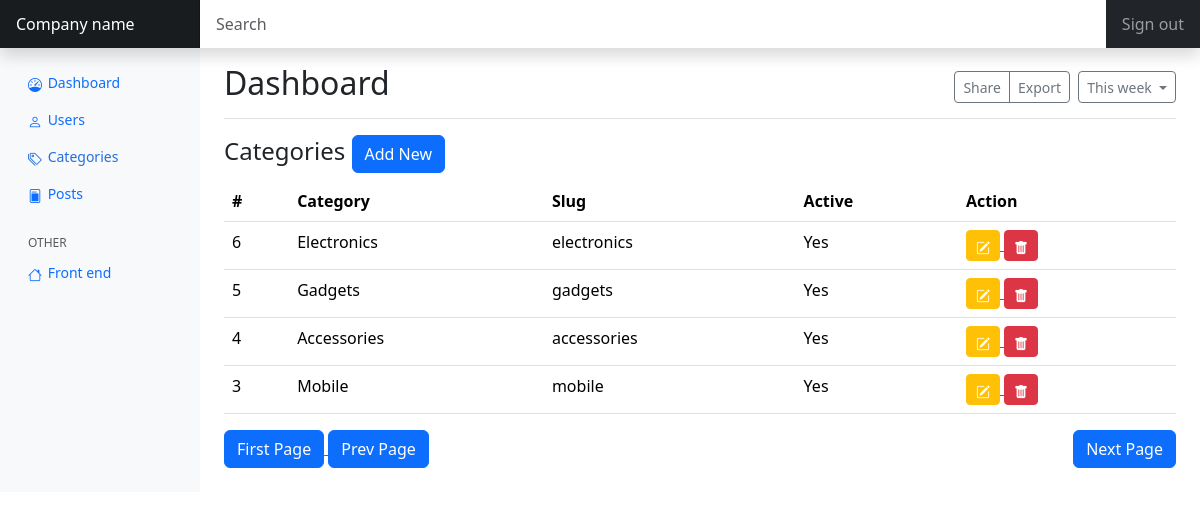
Page /public/admin/categories (signed in) on the committed database.
### tables this page shows
CREATE TABLE `categories` (
  `id` int(11) NOT NULL,
  `category` varchar(50) NOT NULL,
  `slug` varchar(100) NOT NULL,
  `disabled` tinyint(4) DEFAULT 0
);

### app/core/functions.php (called while the page is built, shortened)
<?php
function query(string $query, array $data = [])
{
	$string = "mysql:hostname=".DBHOST.";dbname=". DBNAME;
	$con = new PDO($string, DBUSER, DBPASS);
	$stm = $con->prepare($query);
	$stm->execute($data);
	$result = $stm->fetchAll(PDO::FETCH_ASSOC);
	if(is_array($result) && !empty($result))
	{
		return $result;
	}
	return false;
}
function esc($str)
{
	return htmlspecialchars($str ?? '');
}
function get_pagination_vars()
{
	$page_number = $_GET['page'] ?? 1;
	$page_number = empty($page_number) ? 1 : (int)$page_number;
	$page_number = $page_number < 1 ? 1 : $page_number;
	$current_link = $_GET['url'] ?? 'home';
	$current_link = ROOT . "/" . $current_link;
	$query_string = "";
	if(!strstr($query_string, "page="))
	{
		$query_string .= "&page=".$page_number;
	}
	$query_string = trim($query_string,"&");
	$current_link .= "?".$query_string;
	$current_link = preg_replace("/page=.*/", "page=".$page_number, $current_link);
	$next_link = preg_replace("/page=.*/", "page=".($page_number+1), $current_link);
	$first_link = preg_replace("/page=.*/", "page=1", $current_link);
	$prev_page_number = $page_number < 2 ? 1 : $page_number - 1;
	$prev_link = preg_replace("/page=.*/", "page=".$prev_page_number, $current_link);
	$result = [
		'current_link'	=>$current_link,
		'next_link'		=>$next_link,
		'prev_link'		=>$prev_link,
		'first_link'	=>$first_link,
		'page_number'	=>$page_number,
	];
	return $result;
}

### app/pages/admin/categories.php (the view, shortened to what this page needs)
<?php if($action == 'add'):?>
<div class="col-md-6 mx-auto">
  <form method="post" enctype="multipart/form-data">
    <h1 class="h3 mb-3 fw-normal">Create category</h1>
    <?php if (!empty($errors)):?>
      <div class="alert alert-danger">Please fix the errors below</div>
    <?php endif;?>
    <div class="form-floating">
      <input value="<?=old_value('category')?>" name="category" type="text" class="form-control mb-2" id="floatingInput" placeholder="Category">
      <label for="floatingInput">Username</label>
    </div>
      <?php if(!empty($errors['category'])):?>
      <div class="text-danger"><?=$errors['category']?></div>
      <?php endif;?>
    <div class="form-floating my-3">
      <select name="disabled" class="form-select">
          <option value="0">Yes</option>
          <option value="1">No</option>
      </select>
      <label for="floatingInput">Active</label>
    </div>
    <a href="<?=ROOT?>/admin/categories">
        <button class="mt-4 btn btn-lg btn-primary" type="button">Back</button>
    </a>
    <button class="mt-4 btn btn-lg btn-primary float-end" type="submit">Create</button>
  </form>
</div>
<?php else:?>
<h4>
    Categories
    <a href="<?=ROOT?>/admin/categories/add">
        <button class="btn btn-primary">Add New</button>
    </a>
</h4>
<div class="table-responsive">
<table class="table">
    <tr>
        <th>#</th>
        <th>Category</th>
        <th>Slug</th>
        <th>Active</th>
        <th>Action</th>
    </tr>
    <?php
        $limit = 10;
        $offset = ($PAGE['page_number'] - 1) * $limit;
        $query = "select * from categories order by id desc limit $limit offset $offset";
        $rows = query($query);
    ?>
    <?php if(!empty($rows)):?>
        <?php foreach($rows as $row):?>
        <tr>
            <td><?=$row['id']?></td>
            <td><?=esc($row['category'])?></td>
            <td><?=$row['slug']?></td>
            <td><?=$row['disabled'] ? 'No':'Yes'?></td>
            <td>
                <a href="<?=ROOT?>/admin/categories/edit/<?=$row['id']?>">
                    <button class="btn btn-warning text-white btn-sm"><i class="bi bi-pencil-square"></i></button>
                </a>
                <a href="<?=ROOT?>/admin/categories/delete/<?=$row['id']?>">
                    <button class="btn btn-danger btn-sm"><i class="bi bi-trash-fill"></i></button>
                </a>
            </td>
        </tr>
        <?php endforeach;?>
    <?php endif;?>
</table>
<div class="col-md-12 mb-4">
    <a href="<?=$PAGE['first_link']?>">
        <button class="btn btn-primary">First Page</button>
    </a>
    <a href="<?=$PAGE['prev_link']?>">
        <button class="btn btn-primary">Prev Page</button>
    </a>
    <a href="<?=$PAGE['next_link']?>">
        <button class="btn btn-primary float-end">Next Page</button>
    </a>
</div>
</div>
<?php endif;?>

### public/assets/css/dashboard.css (style rules this page uses)
.bi { display: inline-block; width: 1rem; height: 1rem; }

### app/pages/admin.php (style rules this page uses)
.bi { vertical-align: -.125em; fill: currentColor; }

### rows in the picture
categories: id "6", category "Electronics", slug "electronics", disabled "Yes"
categories: id "5", category "Gadgets", slug "gadgets", disabled "Yes"
categories: id "4", category "Accessories", slug "accessories", disabled "Yes"
categories: id "3", category "Mobile", slug "mobile", disabled "Yes"
